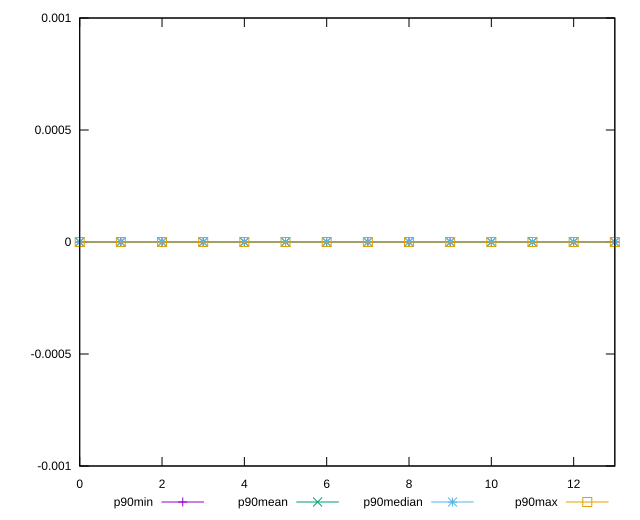

gnuplot code for this plot:
reset
set terminal svg size 640, 520
set output "reprap/offscreen-images/progression/value.svg"

$p90Min <<EOF
0 0
1 0
2 0
3 0
4 0
5 0
6 0
7 0
8 0
9 0
10 0
11 0
12 0
13 0
EOF

$p90Mean <<EOF
0 0
1 0
2 0
3 0
4 0
5 0
6 0
7 0
8 0
9 0
10 0
11 0
12 0
13 0
EOF

$p90Median <<EOF
0 0
1 0
2 0
3 0
4 0
5 0
6 0
7 0
8 0
9 0
10 0
11 0
12 0
13 0
EOF

$p90Max <<EOF
0 0
1 0
2 0
3 0
4 0
5 0
6 0
7 0
8 0
9 0
10 0
11 0
12 0
13 0
EOF

set key outside below
set yrange [-0.001:0.001]

plot \
  $p90Min title "p90min" with linespoints, \
  $p90Mean title "p90mean" with linespoints, \
  $p90Median title "p90median" with linespoints, \
  $p90Max title "p90max" with linespoints, \


reset
